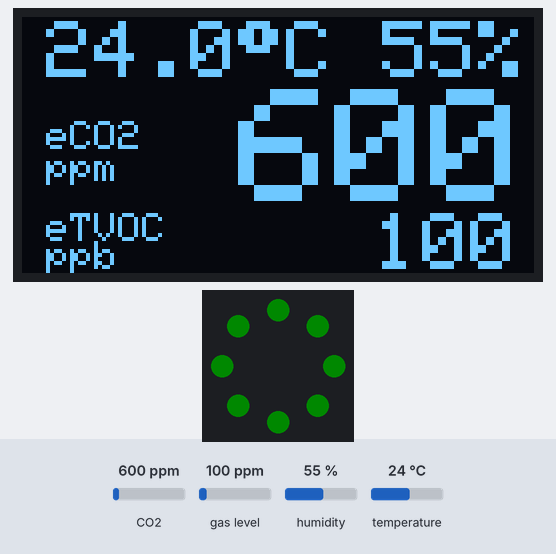
The sketch below on a simulated Arduino Uno, built with avr-gcc and run on an emulated ATmega328P. On the bench: 128×64 one-colour display, 8 RGB LEDs in a ring, first at the top, clockwise. The test bench sets the inputs (shaded band); at power-on: CO2 600 ppm, humidity 55 %, temperature 24 °C, gas level 100 ppm. Dim RGB values are drawn brighter than linear; what the sketch prints to the serial monitor is not drawn.

Above: at 1.2 s.
1.3 s: CO2 set to 1050 ppm
At 2.9 s:
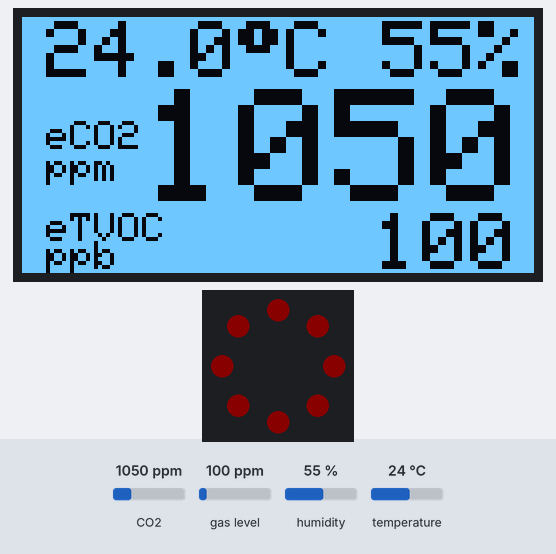
3.2 s: humidity set to 22 %
At 5.0 s:
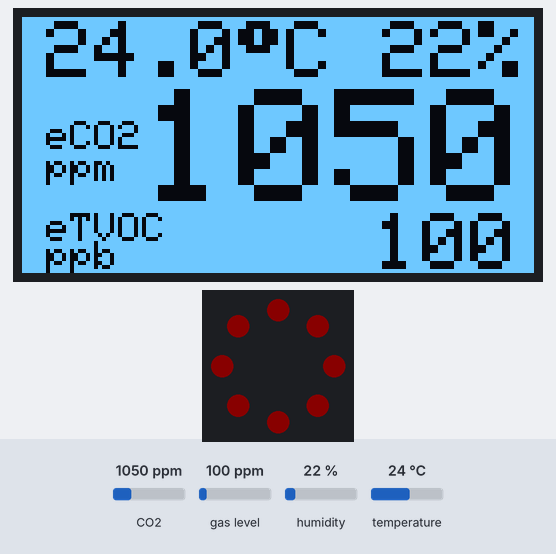
5.9 s: CO2 set to 452 ppm
At 6.9 s:
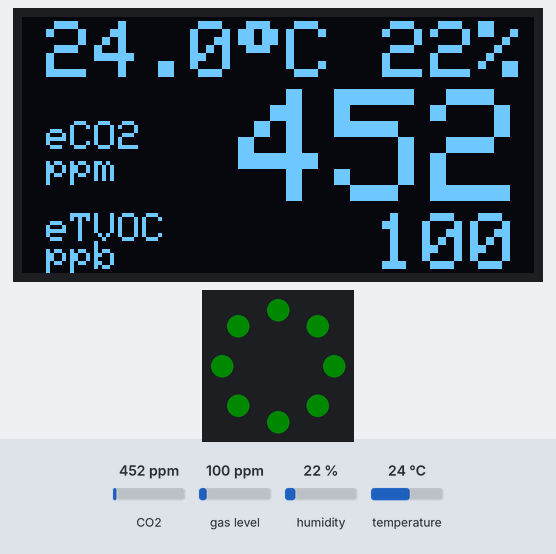
7.5 s: temperature set to 12 °C
At 9.9 s:
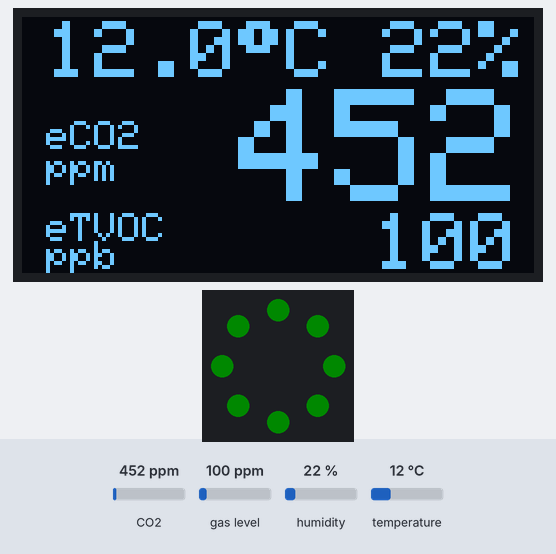
10.2 s: gas level set to 20 ppm
At 11.5 s:
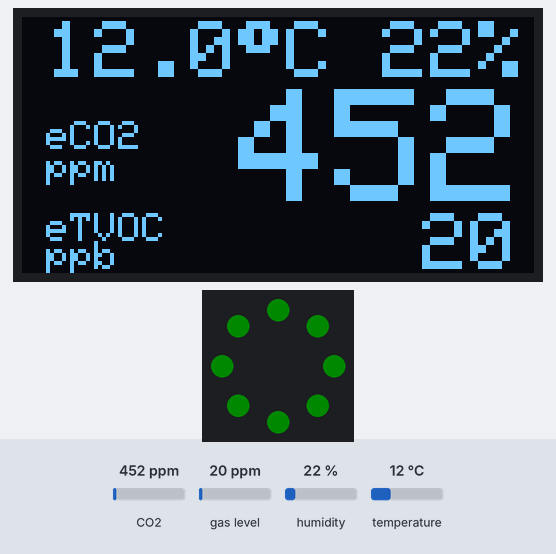
11.8 s: humidity set to 40 %
At 13.7 s:
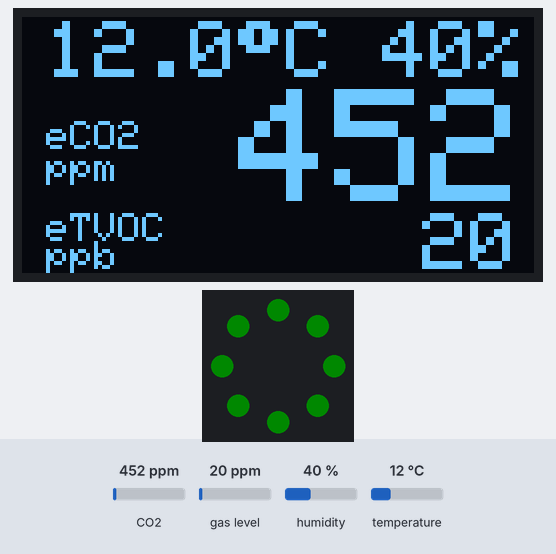
Timing chart, 0 to 15.2 s (numbered marks = the images above; inputs shaded):
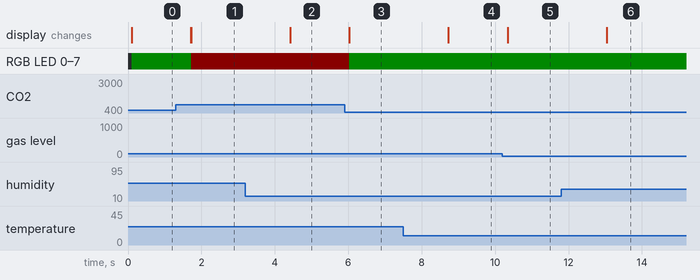

The sketch:

airsmiley.ino
```cpp
// (licence header left out)
#include "Adafruit_CCS811.h"
#include "DHT.h"
#include <Adafruit_GFX.h>
#include <Adafruit_SSD1306.h>
#include <NeoPixelBus.h>
#include <SPI.h>
#include <Wire.h>

/***********************************************************************
   CO2 Thresholds (ppm).
***********************************************************************/
// Recommendation from REHVA (Federation of European Heating, Ventilation and
// Air Conditioning associations, rehva.eu) for preventing COVID-19 aerosol
// spread especially in schools:
// - warn: 800 (yellow/orange), critical: 1000 (red)
// (https://www.rehva.eu/fileadmin/user_upload/REHVA_COVID-19_guidance_document_School_guidance_25112020.pdf)

#define CO2_WARN_PPM 800
#define CO2_CRITICAL_PPM 1000

/***********************************************************************
   LED ring: NeoPixelBus Setup
***********************************************************************/
const uint16_t PixelCount = 8;
const uint16_t colorSaturation = 10;

NeoPixelBus<NeoGrbFeature, Neo800KbpsMethod> ring(PixelCount, -1);

RgbColor red(colorSaturation, 0, 0);
RgbColor green(0, colorSaturation, 0);
RgbColor orange(colorSaturation, colorSaturation / 2, 0);
RgbColor white(colorSaturation);
RgbColor black(0);

/***********************************************************************
   eCO2 sensor: CCS811 Setup
***********************************************************************/
Adafruit_CCS811 ccs;

/***********************************************************************
   Temperature and Humidity sensor: DHT22 Setup
***********************************************************************/
#define DHTPIN 2
#define DHTTYPE DHT22

DHT dht(DHTPIN, DHTTYPE);

/***********************************************************************
   OLED display: SSD1306 Setup
***********************************************************************/
#define SCREEN_WIDTH 128 // OLED display width, in pixels
#define SCREEN_HEIGHT 64 // OLED display height, in pixels

// Declaration for an SSD1306 display connected to I2C (SDA, SCL pins)
#define OLED_RESET -1 // Reset pin # (or -1 if sharing Arduino reset pin)
Adafruit_SSD1306 display(SCREEN_WIDTH, SCREEN_HEIGHT, &Wire, OLED_RESET);

/***********************************************************************
   System Startup
***********************************************************************/
void setup() {
  Serial.begin(115200);
  Serial.println(F("\nStarting up"));

  Serial.println(F("Bringing up eCO2 sensor"));
  if (!ccs.begin(0x5a)) {
    Serial.println("FAILED to start eCO2 sensor! Please check your wiring.");
  }
  ccs.setDriveMode(CCS811_DRIVE_MODE_1SEC);

  Serial.println(F("Bringing up display"));
  if (!display.begin(SSD1306_SWITCHCAPVCC, 0x3C)) {
    Serial.println(F("FAILED display allocation"));
  }
  display.setRotation(2);
  display.clearDisplay();
  display.display();

  Serial.println(F("Bringing up LEDs"));
  ring.Begin();
  for (int i = 0; i < PixelCount; i++) {
    ring.SetPixelColor(i, white);
  }
  ring.Show();

  Serial.println(F("Bringing up temperaturea and humidity sensor"));
  dht.begin();

  Serial.println(F("Setup complete."));
}

/***********************************************************************
   Main Loop
***********************************************************************/
void loop() {
  Serial.println(F("looping"));

  float humidity = dht.readHumidity();
  float temperature = dht.readTemperature();

  static float eco2 = 0;
  static float tvoc = 0;

  if (ccs.available()) {
    ccs.setEnvironmentalData(humidity, temperature);
    Serial.print(F("ccs.readData: "));
    Serial.println(ccs.readData());
    eco2 = ccs.geteCO2();
    tvoc = ccs.getTVOC();
  }

  displayData(temperature, humidity, eco2, tvoc);

  delay(500);
}

/***********************************************************************
   Visualize Data
***********************************************************************/
void displayData(float temp, float hum, uint32_t eco2, uint32_t tvoc) {
  const int xshift = 6;
  const int yshift = 2;
  char *fills[] = {"    ", "   ", "  ", " ", ""};
  char *temp_fill = fills[(int)log10(temp)];
  char *hum_fill = fills[(int)log10(hum)];
  char *eco2_fill = fills[(int)log10(eco2)];
  char *tvoc_fill = fills[(int)log10(tvoc)];

  display.clearDisplay();
  display.setTextSize(2);
  display.setTextColor(SSD1306_WHITE); // Draw white text
  display.setCursor(xshift, 0 + yshift / 2);
  display.print(temp, 1);
  display.print((char)247);
  display.print(F("C "));
  display.print(hum, 0);
  display.println(F("%"));
  display.setTextSize(4);
  display.setCursor(xshift, 16 + yshift);
  display.print(eco2_fill);
  display.print(eco2);
  display.setCursor(xshift, 24 + yshift);
  display.setTextSize(1);
  display.print(F("eCO2"));
  display.setCursor(xshift, 32 + yshift);
  display.print(F("ppm"));

  display.setCursor(xshift, 48 + 1);
  display.setTextSize(1);
  display.print(F("eTVOC"));
  display.setCursor(xshift, 56);
  display.print(F("ppb"));
  display.setCursor(64, 48 + 1);
  display.setTextSize(2);
  display.print(tvoc_fill);
  display.print(tvoc);
  display.display();

  Serial.print(F("\nHTL Weiz "));
  Serial.println(F("Air Smiley"));
  Serial.print(F("T(°C): "));
  Serial.println(temp, 1);
  Serial.print(F("H(%): "));
  Serial.println(hum, 1);
  Serial.print(F("eTVOC(ppb): "));
  Serial.println(tvoc);
  Serial.print(F("eCO2(ppm): "));
  Serial.println(eco2);
  Serial.print(F("baseline: "));
  Serial.println(ccs.getBaseline());
  Serial.print(F("current(uA): "));
  Serial.println(ccs.getCurrentSelected());
  Serial.print(F("adc: "));
  Serial.println(ccs.getRawADCreading());

  RgbColor color = green;
  if (eco2 >= CO2_WARN_PPM) {
    color = orange;
    display.invertDisplay(true);
  } else {
    display.invertDisplay(false);
  }
  if (eco2 >= CO2_CRITICAL_PPM) {
    color = red;
  }

  for (int i = 0; i < PixelCount; i++) {
    ring.SetPixelColor(i, color);
  }
  ring.Show();
}
```

Measured:
- after the input at 1.3 s, RGB LED 0–7: RGB(0, 10, 0) → RGB(10, 0, 0) after 0.42 s; the display: first changes after 0.41 s (image 1 shows a later state)
- after the input at 3.2 s, the display: changes after 1.2 s (image 2)
- after the input at 5.9 s, RGB LED 0–7: RGB(10, 0, 0) → RGB(0, 10, 0) after 0.13 s; the display: first changes after 0.13 s (image 3 shows a later state)
- after the input at 7.5 s, the display: changes after 1.2 s (image 4)
- after the input at 10.2 s, the display: changes after 0.14 s (image 5)
- after the input at 11.8 s, the display: changes after 1.2 s (image 6)
